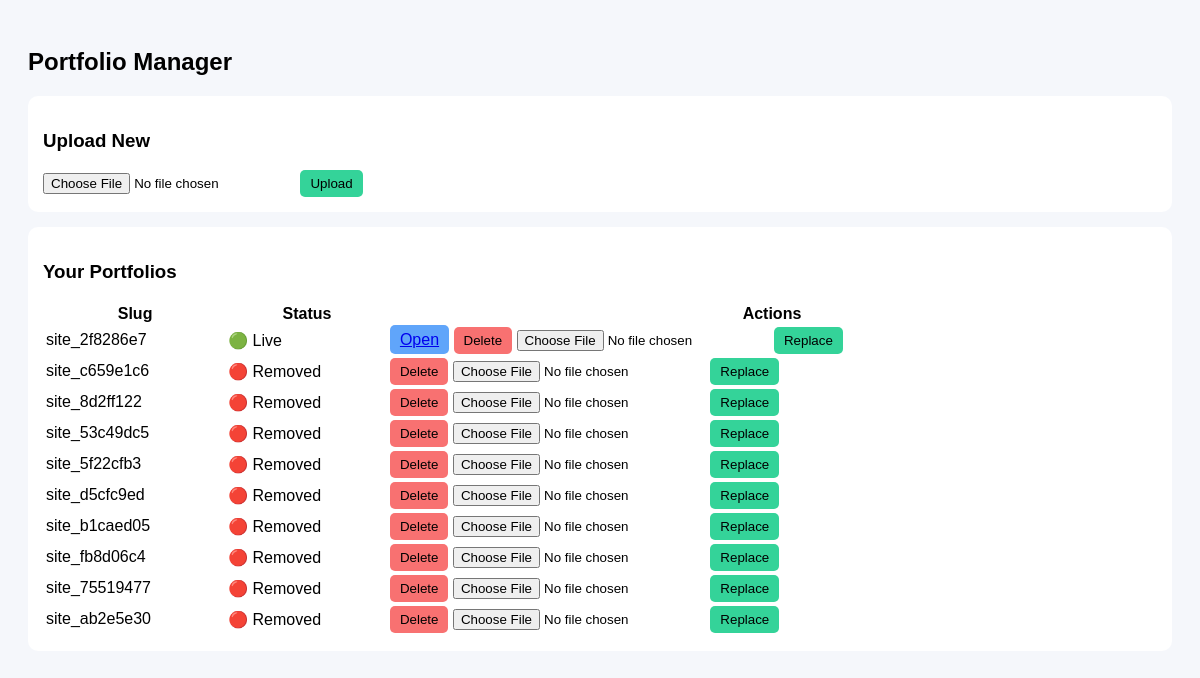
The page /student/manage.php (signed in) on the database its author committed.
### tables this page shows
CREATE TABLE `portfolios` (
  `id` bigint(20) UNSIGNED NOT NULL,
  `user_id` bigint(20) UNSIGNED NOT NULL,
  `title` varchar(200) DEFAULT NULL,
  `slug` varchar(255) NOT NULL,
  `storage_path` varchar(1024) NOT NULL,
  `visibility` enum('public','private_link','recruiter_only') NOT NULL DEFAULT 'public',
  `size_bytes` bigint(20) UNSIGNED NOT NULL DEFAULT 0,
  `views_count` bigint(20) UNSIGNED NOT NULL DEFAULT 0,
  `published_at` datetime DEFAULT NULL,
  `status` enum('pending','approved','live','removed') NOT NULL DEFAULT 'pending',
  `created_at` datetime NOT NULL DEFAULT current_timestamp(),
  `updated_at` datetime NOT NULL DEFAULT current_timestamp() ON UPDATE current_timestamp(),
  `deploy_path` varchar(1024) DEFAULT NULL,
  `subdomain` varchar(255) DEFAULT NULL,
  `deploy_status` enum('pending','processing','deployed','failed') DEFAULT 'pending',
  `entry_file` varchar(255) DEFAULT 'index.html'
);

### student/manage.php (the view, shortened to what this page needs)
<?php
$mysqli = db_connect();
$userId = (int)$_SESSION['user_id'];
$protocol = (!empty($_SERVER['HTTPS']) && $_SERVER['HTTPS'] !== 'off') ? "https://" : "http://";
$host = $_SERVER['HTTP_HOST'];
$projectPath = "/Student%20portfolio%20hoster/App/student/public/portfolios/";
$baseUrl = $protocol . $host . $projectPath;
$stmt = $mysqli->prepare("
    SELECT id, slug, status
    FROM portfolios
    WHERE user_id=?
    ORDER BY id DESC
");
$stmt->bind_param("i", $userId);
$stmt->execute();
$portfolios = $stmt->get_result()->fetch_all(MYSQLI_ASSOC);
function badge($s) {
    return match($s) {
        'live' => '🟢 Live',
        'pending' => '🟡 Pending',
        'removed' => '🔴 Removed',
        default => $s
    };
}
?>
<!DOCTYPE html>
<html>
<head>
</head>
<body>
<h2>Portfolio Manager</h2>
<div class="card">
    <h3>Upload New</h3>
    <form method="post" enctype="multipart/form-data">
        <input type="file" name="zip" required>
        <button class="btn green">Upload</button>
    </form>
</div>
<div class="card">
    <h3>Your Portfolios</h3>
    <table width="100%">
        <tr>
            <th>Slug</th>
            <th>Status</th>
            <th>Actions</th>
        </tr>
        <?php foreach ($portfolios as $p): ?>
        <tr>
            <td><?= $p['slug'] ?></td>
            <td><?= badge($p['status']) ?></td>
            <td>
                <?php if ($p['status'] === 'live'): ?>
                    <a href="<?= $baseUrl . $p['slug'] ?>/" target="_blank" class="btn blue">Open</a>
                <?php endif; ?>
                <form method="post" style="display:inline;">
                    <button class="btn red">Delete</button>
                </form>
                <form method="post" enctype="multipart/form-data" style="display:inline;">
                    <input type="file" name="zip" required>
                    <button class="btn green">Replace</button>
                </form>
            </td>
        </tr>
        <?php endforeach; ?>
    </table>
</div>
</body>
</html>

### student/manage.php (style rules this page uses)
body { font-family: Arial; background:#f5f7fb; padding:20px; }
.card { background:white; padding:15px; margin-bottom:15px; border-radius:10px; }
.btn { padding:6px 10px; border:none; border-radius:5px; cursor:pointer; }
.green { background:#34d399; }
.red { background:#f87171; }
.blue { background:#60a5fa; }

### rows shown on the page
portfolios: slug "site_2f8286e7", status "🟢 Live"
portfolios: slug "site_c659e1c6", status "🔴 Removed"
portfolios: slug "site_8d2ff122", status "🔴 Removed"
portfolios: slug "site_53c49dc5", status "🔴 Removed"
portfolios: slug "site_5f22cfb3", status "🔴 Removed"
portfolios: slug "site_d5cfc9ed", status "🔴 Removed"
portfolios: slug "site_b1caed05", status "🔴 Removed"
portfolios: slug "site_fb8d06c4", status "🔴 Removed"
portfolios: slug "site_75519477", status "🔴 Removed"
portfolios: slug "site_ab2e5e30", status "🔴 Removed"
